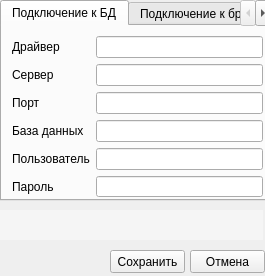
<?xml version="1.0" encoding="UTF-8"?>
<ui version="4.0">
 <class>AppSettings</class>
 <widget class="QWidget" name="AppSettings">
  <property name="geometry">
   <rect>
    <x>0</x>
    <y>0</y>
    <width>265</width>
    <height>276</height>
   </rect>
  </property>
  <property name="windowTitle">
   <string>Настройки подключения</string>
  </property>
  <widget class="QPushButton" name="pushButton">
   <property name="geometry">
    <rect>
     <x>190</x>
     <y>250</y>
     <width>75</width>
     <height>23</height>
    </rect>
   </property>
   <property name="text">
    <string>Отмена</string>
   </property>
  </widget>
  <widget class="QPushButton" name="pushButton_2">
   <property name="geometry">
    <rect>
     <x>110</x>
     <y>250</y>
     <width>75</width>
     <height>23</height>
    </rect>
   </property>
   <property name="text">
    <string>Сохранить</string>
   </property>
  </widget>
  <widget class="QTabWidget" name="tabWidget">
   <property name="geometry">
    <rect>
     <x>0</x>
     <y>0</y>
     <width>271</width>
     <height>201</height>
    </rect>
   </property>
   <property name="currentIndex">
    <number>0</number>
   </property>
   <widget class="QWidget" name="tab">
    <attribute name="title">
     <string>Подключение к БД</string>
    </attribute>
    <widget class="QWidget" name="formLayoutWidget">
     <property name="geometry">
      <rect>
       <x>10</x>
       <y>10</y>
       <width>251</width>
       <height>161</height>
      </rect>
     </property>
     <layout class="QGridLayout" name="gridLayout">
      <item row="1" column="0">
       <widget class="QLabel" name="Label_2">
        <property name="text">
         <string>Сервер</string>
        </property>
       </widget>
      </item>
      <item row="4" column="0">
       <widget class="QLabel" name="Label_5">
        <property name="text">
         <string>Пользователь</string>
        </property>
       </widget>
      </item>
      <item row="5" column="1">
       <widget class="QLineEdit" name="LineEdit_6"/>
      </item>
      <item row="3" column="0">
       <widget class="QLabel" name="Label_4">
        <property name="text">
         <string>База данных</string>
        </property>
       </widget>
      </item>
      <item row="2" column="1">
       <widget class="QLineEdit" name="LineEdit_3"/>
      </item>
      <item row="1" column="1">
       <widget class="QLineEdit" name="LineEdit_2"/>
      </item>
      <item row="0" column="1">
       <widget class="QLineEdit" name="LineEdit"/>
      </item>
      <item row="5" column="0">
       <widget class="QLabel" name="Label_6">
        <property name="text">
         <string>Пароль</string>
        </property>
       </widget>
      </item>
      <item row="3" column="1">
       <widget class="QLineEdit" name="LineEdit_4"/>
      </item>
      <item row="0" column="0">
       <widget class="QLabel" name="Label">
        <property name="text">
         <string>Драйвер</string>
        </property>
       </widget>
      </item>
      <item row="2" column="0">
       <widget class="QLabel" name="Label_3">
        <property name="text">
         <string>Порт</string>
        </property>
       </widget>
      </item>
      <item row="4" column="1">
       <widget class="QLineEdit" name="LineEdit_5"/>
      </item>
     </layout>
    </widget>
   </widget>
   <widget class="QWidget" name="tab_2">
    <attribute name="title">
     <string>Подключение к брокеру</string>
    </attribute>
   </widget>
  </widget>
  <widget class="QWidget" name="verticalLayoutWidget">
   <property name="geometry">
    <rect>
     <x>0</x>
     <y>210</y>
     <width>263</width>
     <height>31</height>
    </rect>
   </property>
   <layout class="QVBoxLayout" name="verticalLayout">
    <property name="sizeConstraint">
     <enum>QLayout::SetDefaultConstraint</enum>
    </property>
    <item>
     <widget class="QTextBrowser" name="textBrowser">
      <property name="sizePolicy">
       <sizepolicy hsizetype="Expanding" vsizetype="Expanding">
        <horstretch>0</horstretch>
        <verstretch>0</verstretch>
       </sizepolicy>
      </property>
      <property name="minimumSize">
       <size>
        <width>261</width>
        <height>20</height>
       </size>
      </property>
      <property name="maximumSize">
       <size>
        <width>16777215</width>
        <height>30</height>
       </size>
      </property>
      <property name="sizeIncrement">
       <size>
        <width>0</width>
        <height>0</height>
       </size>
      </property>
      <property name="styleSheet">
       <string notr="true">background: #f5f5f5;</string>
      </property>
      <property name="frameShape">
       <enum>QFrame::Panel</enum>
      </property>
      <property name="frameShadow">
       <enum>QFrame::Plain</enum>
      </property>
      <property name="lineWidth">
       <number>0</number>
      </property>
      <property name="html">
       <string>&lt;!DOCTYPE HTML PUBLIC &quot;-//W3C//DTD HTML 4.0//EN&quot; &quot;http://www.w3.org/TR/REC-html40/strict.dtd&quot;&gt;
&lt;html&gt;&lt;head&gt;&lt;meta name=&quot;qrichtext&quot; content=&quot;1&quot; /&gt;&lt;style type=&quot;text/css&quot;&gt;
p, li { white-space: pre-wrap; }
&lt;/style&gt;&lt;/head&gt;&lt;body style=&quot; font-family:'MS Shell Dlg 2'; font-size:8.25pt; font-weight:400; font-style:normal;&quot;&gt;
&lt;p style=&quot;-qt-paragraph-type:empty; margin-top:0px; margin-bottom:0px; margin-left:0px; margin-right:0px; -qt-block-indent:0; text-indent:0px;&quot;&gt;&lt;br /&gt;&lt;/p&gt;&lt;/body&gt;&lt;/html&gt;</string>
      </property>
     </widget>
    </item>
   </layout>
  </widget>
 </widget>
 <resources/>
 <connections/>
</ui>
